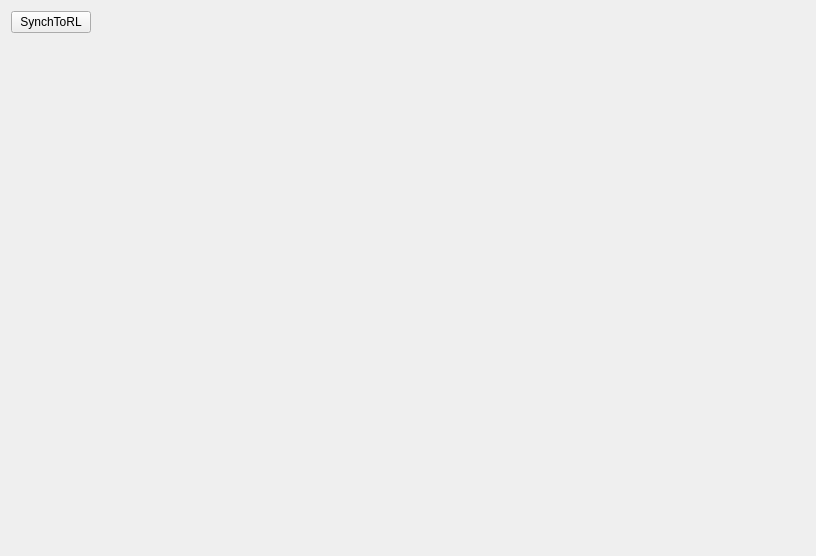
<?xml version="1.0" encoding="UTF-8"?>
<ui version="4.0">
 <class>ChipPage</class>
 <widget class="QWidget" name="ChipPage">
  <property name="geometry">
   <rect>
    <x>0</x>
    <y>0</y>
    <width>816</width>
    <height>556</height>
   </rect>
  </property>
  <property name="windowTitle">
   <string>Form</string>
  </property>
  <layout class="QHBoxLayout" name="horizontalLayout">
   <item>
    <layout class="QVBoxLayout" name="verticalLayout_4">
     <item>
      <widget class="QPushButton" name="btnsynch">
       <property name="text">
        <string>SynchToRL</string>
       </property>
      </widget>
     </item>
     <item>
      <widget class="QWidget" name="wgtNav" native="true">
       <layout class="QVBoxLayout" name="verticalLayout_3"/>
      </widget>
     </item>
    </layout>
   </item>
   <item>
    <layout class="QVBoxLayout" name="verticalLayout">
     <item>
      <widget class="QScrollArea" name="scrollArea">
       <property name="styleSheet">
        <string notr="true"/>
       </property>
       <property name="frameShape">
        <enum>QFrame::NoFrame</enum>
       </property>
       <property name="frameShadow">
        <enum>QFrame::Plain</enum>
       </property>
       <property name="widgetResizable">
        <bool>true</bool>
       </property>
       <widget class="QWidget" name="wgtContent">
        <property name="geometry">
         <rect>
          <x>0</x>
          <y>0</y>
          <width>691</width>
          <height>532</height>
         </rect>
        </property>
        <layout class="QVBoxLayout" name="verticalLayout_2">
         <property name="spacing">
          <number>0</number>
         </property>
         <property name="leftMargin">
          <number>0</number>
         </property>
         <property name="topMargin">
          <number>0</number>
         </property>
         <property name="rightMargin">
          <number>0</number>
         </property>
         <property name="bottomMargin">
          <number>0</number>
         </property>
        </layout>
       </widget>
      </widget>
     </item>
    </layout>
   </item>
  </layout>
 </widget>
 <resources/>
 <connections/>
</ui>
